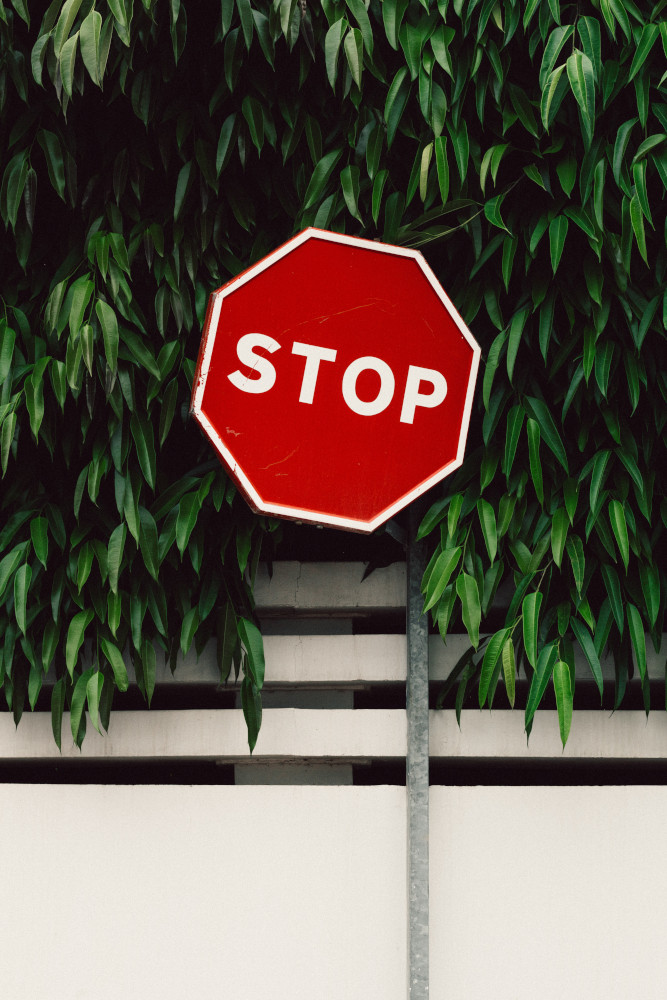
#> input picture 05-color-spaces/stop-sign.jpeg, 667 x 1000 px
$ python filter_by_color.py
#> lines starting #> are read from the running program, lines starting #| are printed output that depends on the picture; after the words box and inside, x2 and y2 are one past the last pixel; in counts of white or black regions, pixels touching at a corner belong together
import cv2
import numpy as np

# Read an image
img = cv2.imread('stop-sign.jpeg')
#> img is the input picture: shape (1000, 667, 3); mean B, G, R 77.6, 89.1, 99.8

# Convert the image to the HSV color space
hsv_img = cv2.cvtColor(img, cv2.COLOR_BGR2HSV)
#> hsv_img: shape (1000, 667, 3); mean H, S, V 60.4, 95.9, 107

# Define the range of red color in HSV
lower_red = np.array([0, 50, 50])
upper_red = np.array([10, 255, 255])
mask1 = cv2.inRange(hsv_img, lower_red, upper_red)
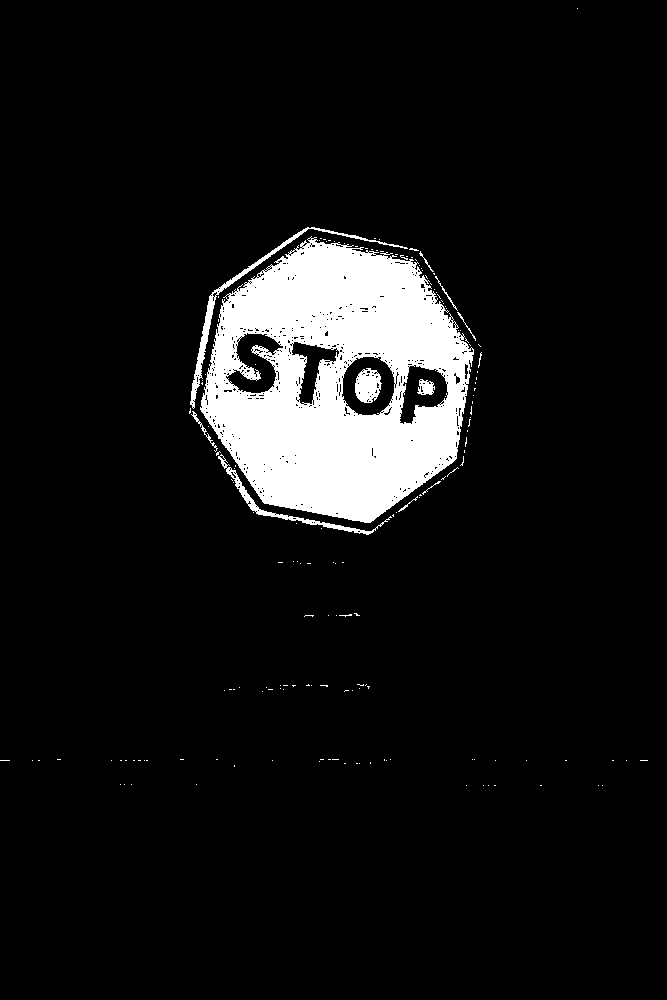
#> mask1: shape (1000, 667); 7.9% white; 166 white regions (154 under 20 px), largest, box (x1, y1, x2, y2) and area: (200, 236, 474, 523) 48883, (190, 227, 408, 409) 1369, (218, 454, 392, 535) 872

lower_red = np.array([170, 50, 50])
upper_red = np.array([180, 255, 255])
mask2 = cv2.inRange(hsv_img, lower_red, upper_red)
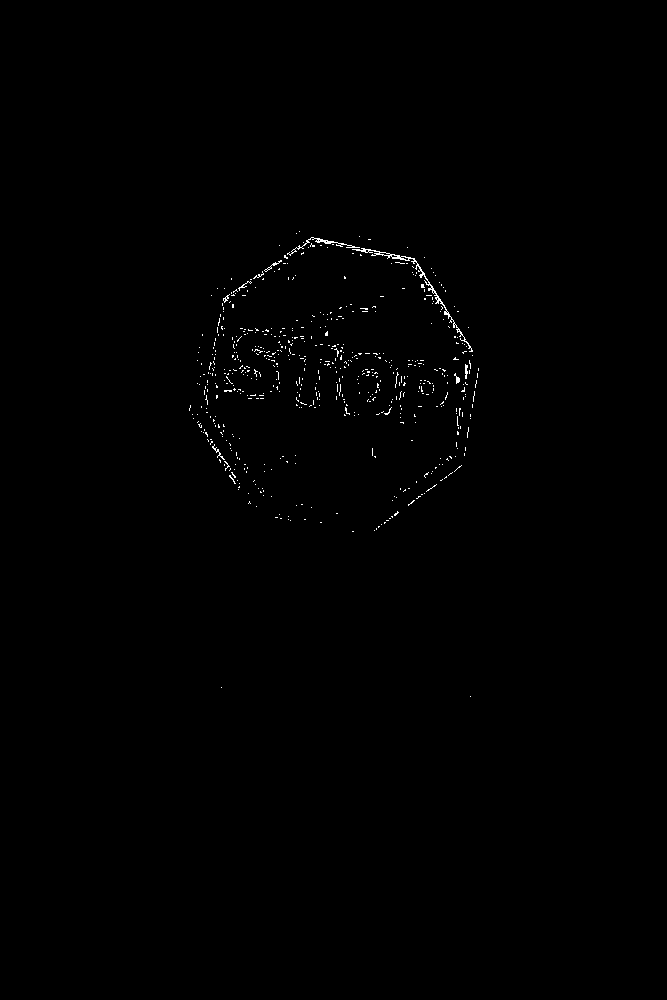
#> mask2: shape (1000, 667); 0.39% white in thin lines or dots, all inside (x1, y1, x2, y2) = (189, 231, 479, 697)

# Combine the two masks
mask = cv2.bitwise_or(mask1, mask2)
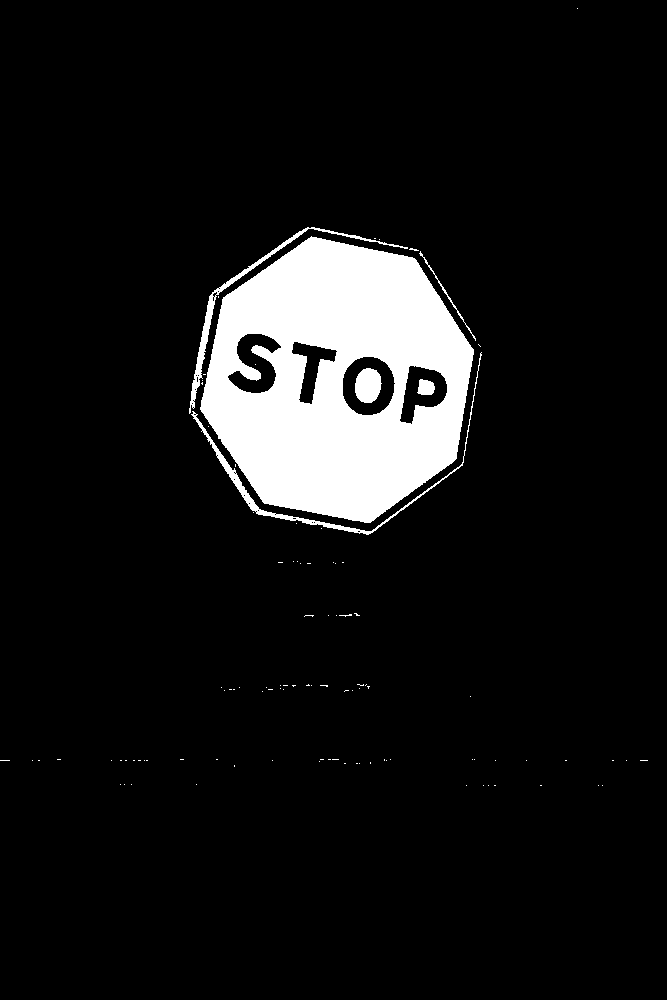
#> mask: shape (1000, 667); 8.3% white; 102 white regions (96 under 20 px), largest, box (x1, y1, x2, y2) and area: (200, 236, 474, 523) 51133, (191, 352, 482, 535) 1478, (189, 227, 408, 414) 1406, (355, 368, 382, 403) 740, (417, 379, 435, 395) 225, (419, 251, 476, 341) 166

# Apply the mask to the original image
res = cv2.bitwise_and(img, img, mask=mask)
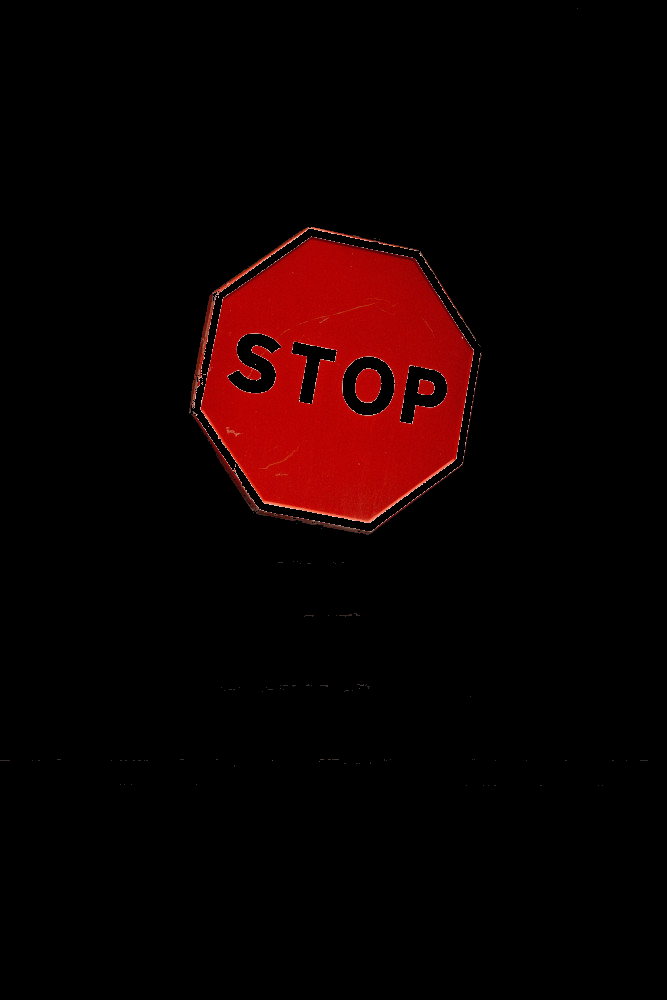
#> res: shape (1000, 667, 3); mean B, G, R 0.8, 1, 14.6

# Show the result
cv2.imshow('Image', img)
cv2.imshow('Mask', mask)
cv2.imshow('Result', res)
cv2.waitKey(0)
cv2.destroyAllWindows()
